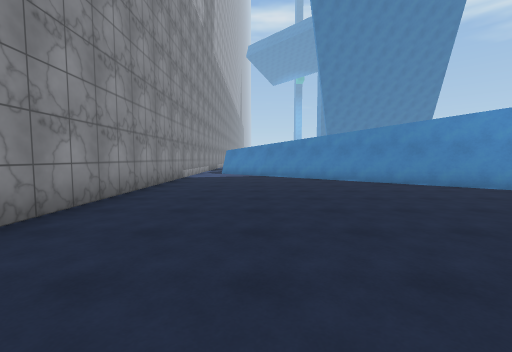
View 1 (above)

21 first-person views from a walk through a scene from a Unity 3-D project. The camera is 1.4 m above the floor, tilts 4° down and sees 90° across. The floor is counted in squares, 2 m on a side. Each view is taken from the middle of a square. On the plan, view 1 faces up. The plan holds only what a view shows up to about 9 squares ahead; the rest is blank. The place goes on beyond the plan. The player is left out. Some surface patterns are stand-ins.

View 2
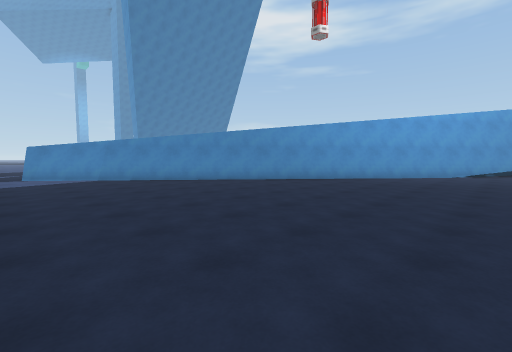

View 3
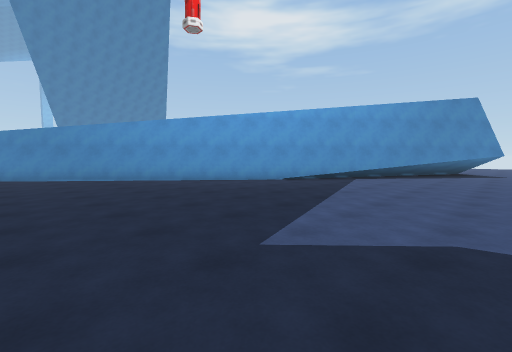

View 4
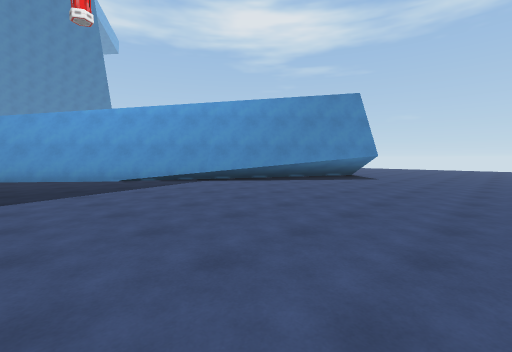

View 5
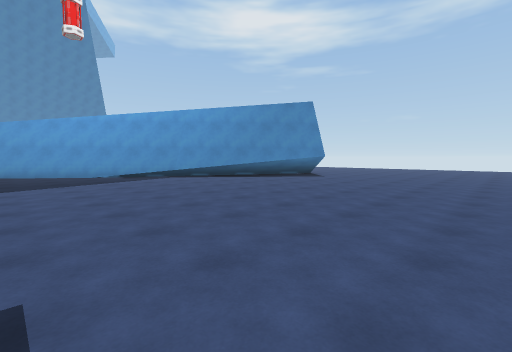

View 6
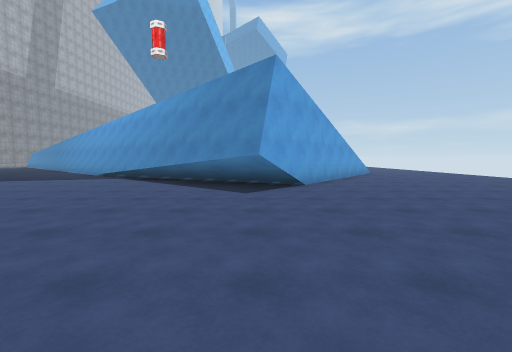

View 7
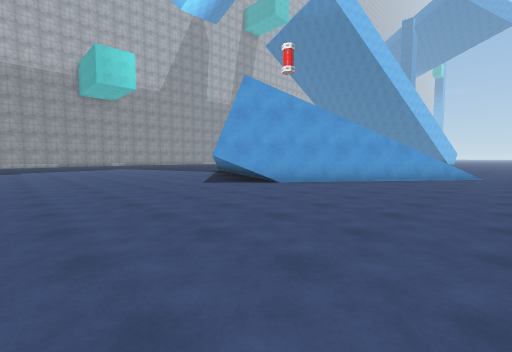

View 8
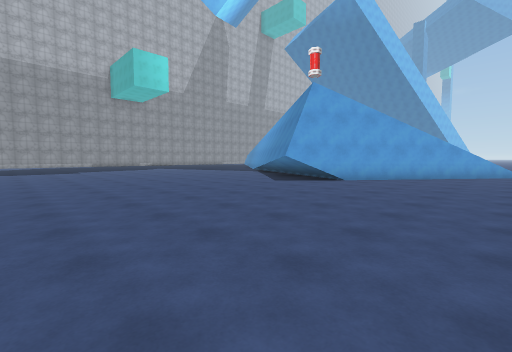

View 9
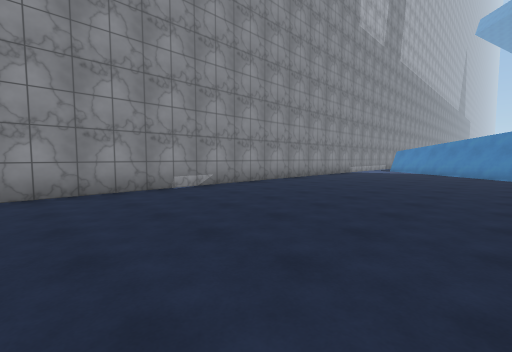

View 10
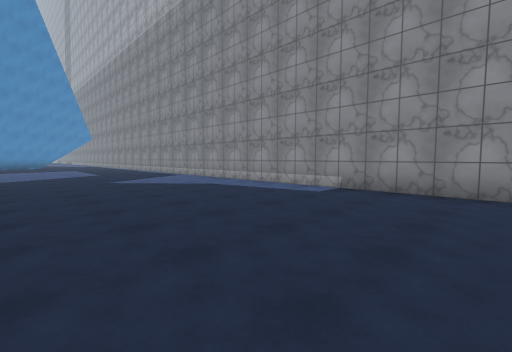

View 11
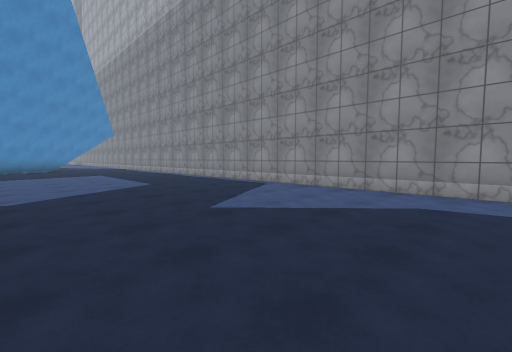

View 12
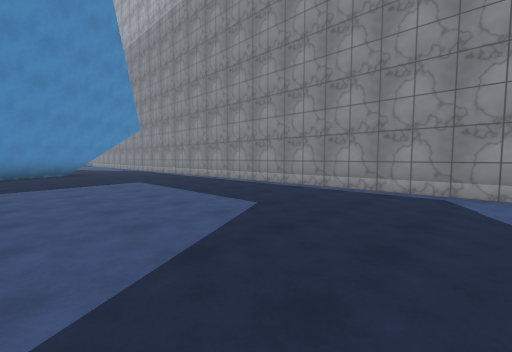

View 13
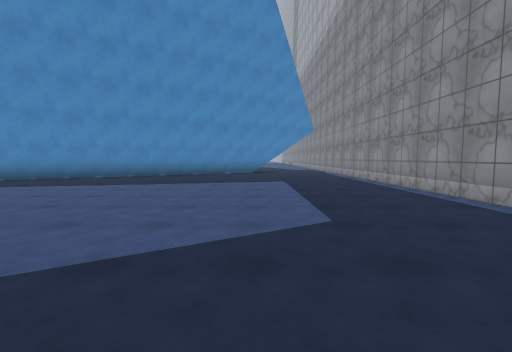

View 14
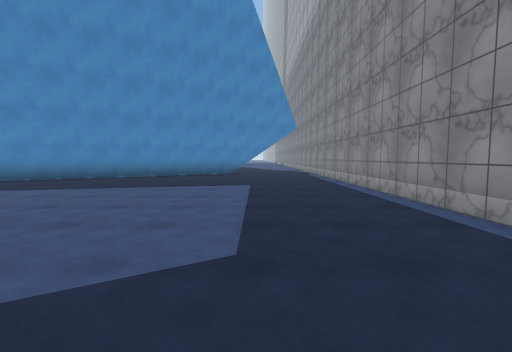

View 15
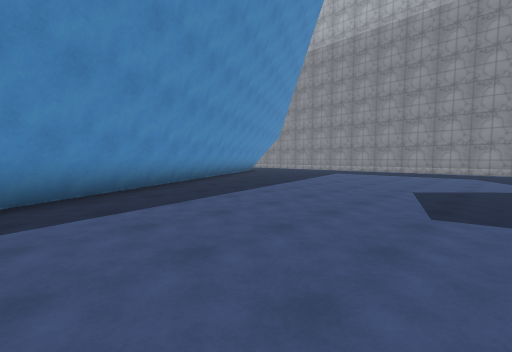

View 16
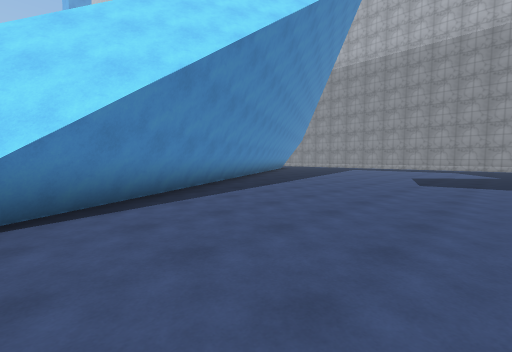

View 17
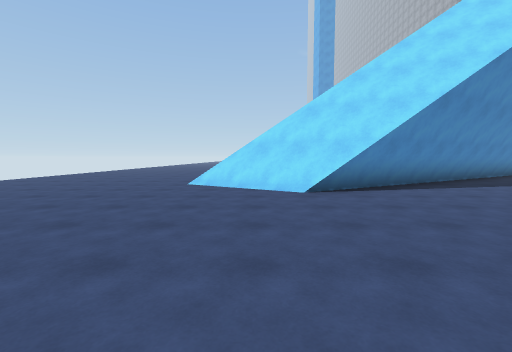

View 18
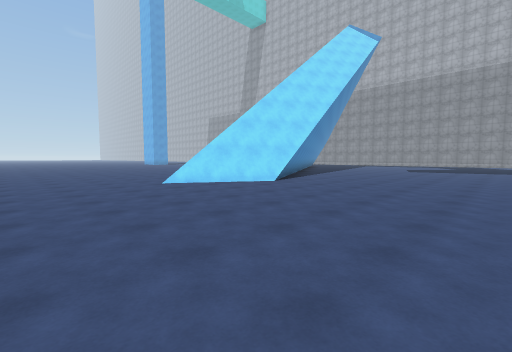

View 19
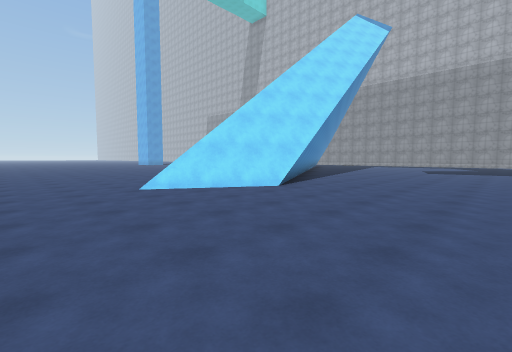

View 20
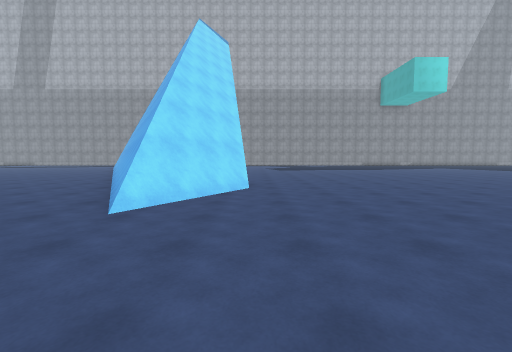

View 21
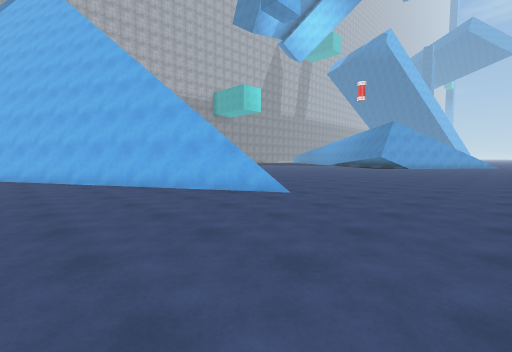

### Floor plan
Points are (right, up) in squares from view 1. A wall is a line through its corners. A room is listed if a view was taken in it or the views show most of it. See-through windows are left out.
Room 1 (views 1, 2, 3, 4, 5, 6, 7, 8, 9, 10, 11, 12, 13, 14, 15, 16, 17, 18, 19, 20, 21)
walls: (14.8, -14.2) (18, -16.2); (16.5, -16.7) (10.4, -20.1); (17.8, -16) (16.7, -16.6); (18.4, -15.8) (10.7, -20.1); (4.4, -20.1) (15.5, -14.1); (20.3, 2.6) (16, -2.9) (-1.4, 11.6); (-2.6, 9) (-2.6, -20)
low walls: (15.7, -14.5) (18.4, -16.1); (16.2, -14.5) (18.4, -15.8); (5.2, -20) (15.3, -14.4); (21, 3.5) (20.4, 2.7)
ways out: opening at (-2, 11); opening at (17.5, -1.5); opening at (22, 3)

Where each view was taken, in squares from view 1:
view 1: 0 up, 0 right, facing up
view 2: 1 up, 2 left, facing up-right
view 3: 3 down, 3 right, facing up-right
view 4: 6 down, 7 right, facing up-right
view 5: 8 down, 7 right, facing up-right
view 6: 8 down, 16 right, facing up
view 7: 7 down, 22 right, facing up-left
view 8: 9 down, 21 right, facing up-left
view 9: 3 down, 3 right, facing up-left
view 10: 1 down, 3 right, facing down-left
view 11: 6 down, 3 right, facing down-left
view 12: 10 down, 3 right, facing down-left
view 13: 10 down, 1 right, facing down
view 14: 11 down, 0 right, facing down
view 15: 12 down, 11 right, facing down-left
view 16: 11 down, 15 right, facing down-left
view 17: 9 down, 17 right, facing down
view 18: 9 down, 22 right, facing down-left
view 19: 10 down, 21 right, facing down-left
view 20: 14 down, 22 right, facing left
view 21: 20 down, 22 right, facing up-left
